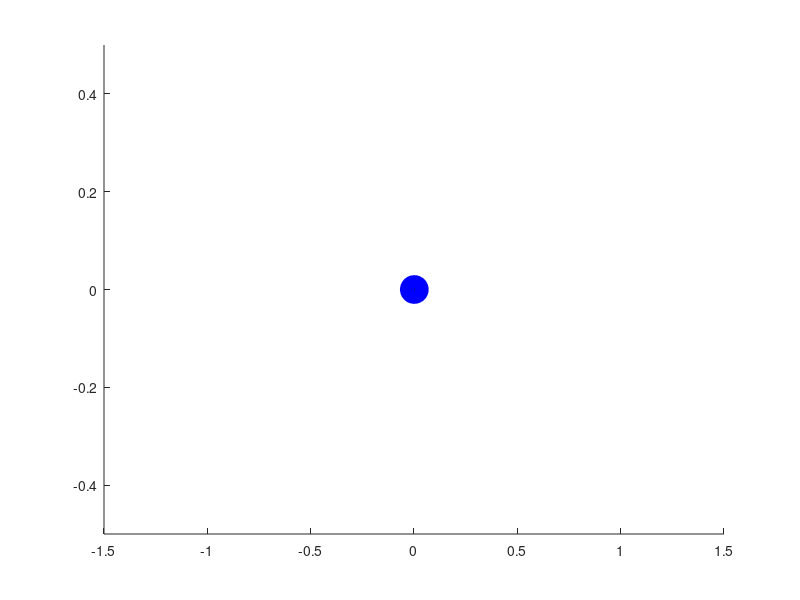

Reproduce this figure in MATLAB.
% Mass-Spring-Damper Simulation and Animation

% Parameters
m = 1;      % mass (kg)
k = 50;     % spring constant (N/m)
c = 1;      % damping coefficient (Ns/m)

% Initial conditions
x0 = 1;     % initial displacement (m)
v0 = 0;     % initial velocity (m/s)

% Simulation parameters
tspan = [0 10];      % time range for simulation (s)
dt = 0.01;           % time step for animation (s)

% Define the system of differential equations
% x1 = x (displacement), x2 = v (velocity)
dxdt = @(t, x) [x(2); -(c/m)*x(2) - (k/m)*x(1)];

% Solve the differential equation
[t, x] = ode45(dxdt, tspan, [x0 v0]);

% Animation
figure;
axis([-1.5 1.5 -0.5 0.5]);
hold on;

% Create a plot for the mass
mass = plot(x0, 0, 'bo', 'MarkerSize', 20, 'MarkerFaceColor', 'b');

% Create a plot for the spring
spring = plot([0 x0], [0 0], 'k', 'LineWidth', 2);

% Animation loop
for i = 1:length(t)
    % Update mass position
    set(mass, 'XData', x(i, 1));
    
    % Update spring position
    set(spring, 'XData', [0 x(i, 1)]);
    
    % Pause for the next frame
    pause(dt);
end
